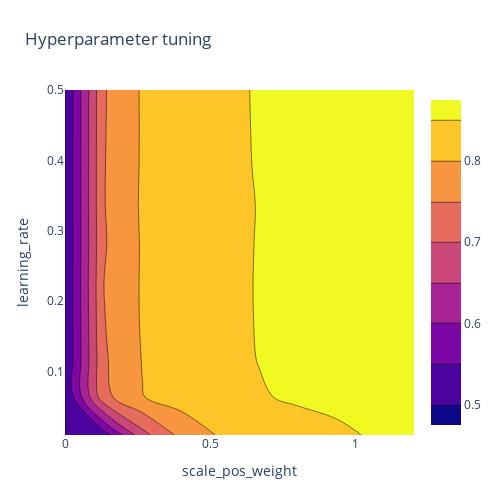

Write notebook code for a chart like this one.
### Code cell
import plotly.graph_objects as go

# X and Y axes labels
layout = go.Layout(
            xaxis=go.layout.XAxis(
              title=go.layout.xaxis.Title(
              text=feature_2)
             ),
             yaxis=go.layout.YAxis(
              title=go.layout.yaxis.Title(
              text=feature_1) 
            ) )

fig = go.Figure(data = [go.Contour(z=z, x=x, y=y)], layout=layout )

fig.update_layout(title='Hyperparameter tuning', autosize=False,
                  width=500, height=500,
                  margin=dict(l=65, r=50, b=65, t=90))

fig.show()

### Figure 1 — Plotly figure (JSON) as saved in the notebook; plotly's stock layout.template omitted (floating-point values rounded to 4 significant figures)
{"data": [{"type": "contour", "x": [0, 0.1333, 0.2667, 0.4, 0.5333, 0.6667, 0.8, 0.9333, 1.067, 1.2], "y": [0.01, 0.06444, 0.1189, 0.1733, 0.2278, 0.2822, 0.3367, 0.3911, 0.4456, 0.5], "z": [[0.4995, 0.527, 0.6827, 0.7641, 0.8049, 0.8297, 0.8401, 0.8461, 0.8522, 0.8508], [0.4995, 0.7352, 0.7987, 0.8223, 0.8385, 0.8482, 0.8531, 0.8553, 0.8563, 0.8561], [0.4995, 0.7432, 0.8022, 0.8278, 0.8432, 0.8505, 0.8546, 0.8564, 0.8565, 0.8562], [0.4995, 0.7475, 0.8048, 0.8289, 0.8435, 0.851, 0.8549, 0.8567, 0.8568, 0.8565], [0.4995, 0.7497, 0.805, 0.8295, 0.8438, 0.8511, 0.8547, 0.8564, 0.8564, 0.8564], [0.4995, 0.7453, 0.8048, 0.8306, 0.844, 0.8509, 0.8551, 0.8563, 0.8565, 0.8567], [0.4995, 0.7478, 0.8064, 0.8309, 0.8439, 0.8506, 0.8545, 0.8565, 0.8563, 0.8562], [0.4995, 0.7475, 0.8051, 0.8309, 0.8445, 0.8512, 0.8547, 0.8562, 0.8566, 0.8565], [0.4995, 0.7465, 0.805, 0.8295, 0.8445, 0.8515, 0.8551, 0.8565, 0.8564, 0.8562], [0.4995, 0.7457, 0.8054, 0.8306, 0.8444, 0.8517, 0.8553, 0.8564, 0.8564, 0.8561]]}], "layout": {"autosize": false, "height": 500, "margin": {"b": 65, "l": 65, "r": 50, "t": 90}, "title": {"text": "Hyperparameter tuning"}, "width": 500, "xaxis": {"title": {"text": "scale_pos_weight"}}, "yaxis": {"title": {"text": "learning_rate"}}}}
